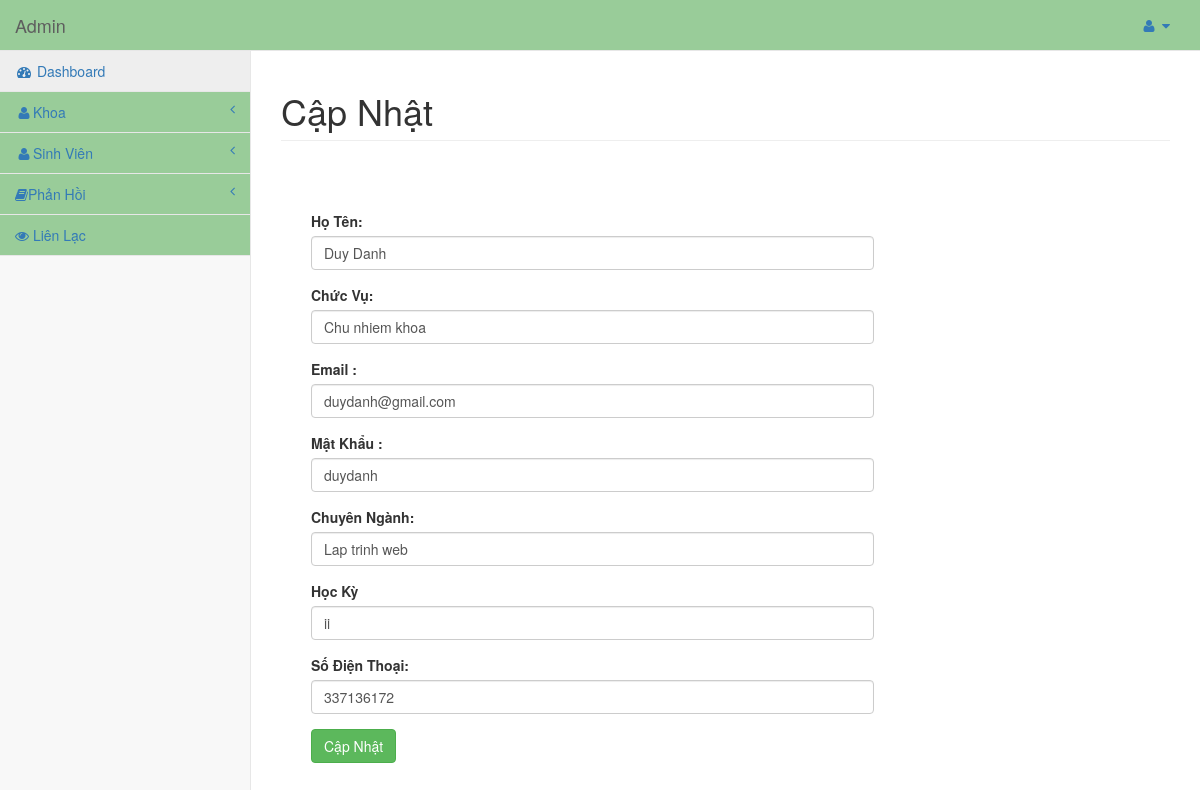
The app's page /admin/dashboard.php?id=7&info=edit_faculty (signed in) with its own data.
### tables this page shows
CREATE TABLE `faculty` (
  `id` int(11) NOT NULL,
  `user_alias` varchar(30) NOT NULL,
  `Name` varchar(30) NOT NULL,
  `position` varchar(100) NOT NULL,
  `specialized` varchar(50) NOT NULL,
  `semester` varchar(10) NOT NULL,
  `email` varchar(255) NOT NULL,
  `password` varchar(75) NOT NULL,
  `mobile` bigint(20) NOT NULL,
  `date` datetime NOT NULL,
  `status` int(11) NOT NULL
);

### admin/edit_faculty.php (the view, shortened to what this page needs)
<?php
	extract($_POST);
$con=mysqli_query($conn,"select * from faculty where id='".$_GET['id']."'");
$res=mysqli_fetch_assoc($con);
?>
<h1 class="page-header">Cập Nhật</h1>
<div class="col-lg-8" style="margin:15px;">
	<form method="post">
	<div class="control-group form-group">
    	<div class="controls">
        </div>
   	</div>
	<div class="control-group form-group">
    	<div class="controls">
        	<label>Họ Tên:</label>
            	<input type="text" value="<?php echo @$res['Name'];?>" name="n" class="form-control" required>
        </div>
   	</div>
	<div class="control-group form-group">
    	<div class="controls">
        	<label>Chức Vụ:</label>
            	<input type="text" value="<?php echo @$res['position'];?>" name="position" class="form-control" required>
        </div>
   	</div>
	<div class="control-group form-group">
    	<div class="controls">
        	<label>Email :</label>
            	<input type="email" value="<?php echo @$res['email'];?>"  name="email" class="form-control" required>
        </div>
    </div>
	<div class="control-group form-group">
    	<div class="controls">
        	<label>Mật Khẩu :</label>
          <input type="text" value="<?php echo @$res['password'];?>"  name="pass" class="form-control" required>
        </div>
    </div>
	<div class="control-group form-group">
    	<div class="controls">
        	<label>Chuyên Ngành:</label>
  <input type="text"  name="specialized" value="<?php echo @$res['specialized'];?>" class="form-control" required>
        </div>
    </div>
	<div class="control-group form-group">
    	<div class="controls">
        	<label>Học Kỳ</label>
  <input type="text"  name="sem" value="<?php echo @$res['semester'];?>" class="form-control" required>
        </div>
    </div>
	<div class="control-group form-group">
    	<div class="controls">
        	<label>Số Điện Thoại:</label>
            	<input type="number" id="mob" value="<?php echo @$res['mobile'];?>" class="form-control" maxlength="10" name="mob"  required>
        </div>
  	</div>
	<div class="control-group form-group">
    	<div class="controls">
            	<input type="submit" class="btn btn-success" name="save" value="Cập Nhật">
        </div>
  	</div>
	</form>
</div>

### css/sb-admin-2.css (style rules this page uses)
body { background-color: #f8f8f8; }

### records on screen
faculty: n "Duy Danh", position "Chu nhiem khoa", email "duydanh@gmail.com", pass "duydanh", specialized "Lap trinh web", sem "ii", mob "337136172"
